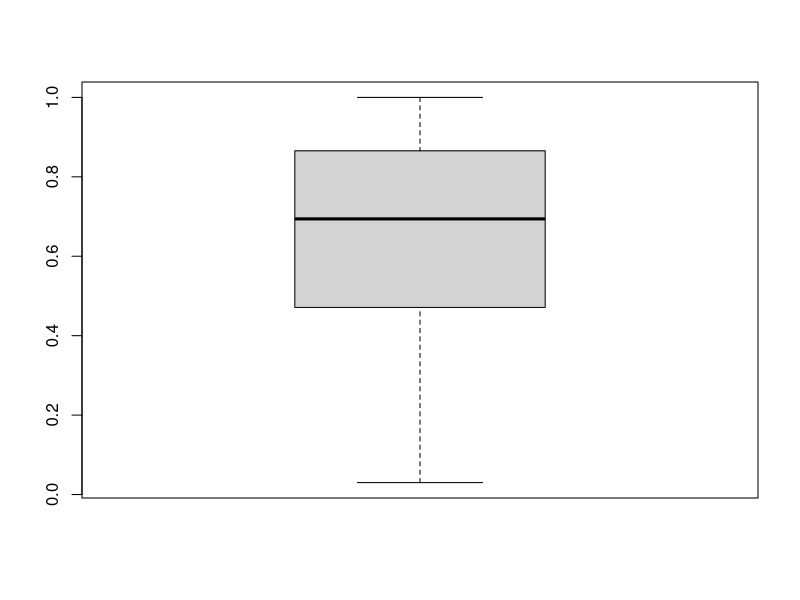

Generate this figure with R:
#### 2017 ####

n = 20; theta = 5; N = 1000
phat = numeric(N)
for (i in 1:N) {
  y = rexp(n, rate=1/theta)
  phat[i] = ks.test(y, "pexp", 1/mean(y))$p.value
}

c(mean(phat), sd(phat)/sqrt(N))

ks.test(phat, "punif")

boxplot(phat)

# H0가 참일 때 p값은 균일분포를 따름.
# 분포 모수가 알려져 있지 않을 때 ks.test를 사용하면 p값이 과대추정된다.
# H0가 참임에도 불구하고 p값의 평균이 0.5보다 크며, boxplot에서도 균일분포를 따르지 않음을 확인할 수 있다.
# -> 과대추정

n = 20; theta = 5; N = 200; B = 1000
p.sim = numeric(N); Dstar = numeric(B)
for ( i in 1:N ) {
  y = rexp(n, rate=1/theta)
  theta.hat = mean(y)
  Fofy = pexp(sort(y), rate = 1/theta.hat)
  d = max((1:n)/n -Fofy, Fpfy = (0:(n-1))/n)
  for ( j in 1:B ) {
    y.star = rexp(n, rate=1/theta.hat)
    theta.star = mean(y.star)
    Fofystar = pexp(sort(y.star), 1/theta.star)
    Dstar[j] = max((1:n)/n - Fofystar, Fofystar - (0:(n-1))/n) 
  }
  p.sim[i] = mean(Dstar >= d)
}

c(mean(p.sim), sd(p.sim)/sqrt(N))
